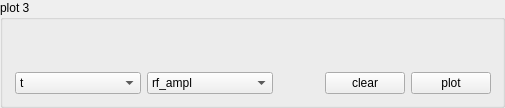
           <widget class="QGroupBox" name="groupBox_4">
            <property name="title">
             <string>plot 3</string>
            </property>
            <layout class="QVBoxLayout" name="verticalLayout_9">
             <item>
              <layout class="QGridLayout" name="gridLayout_5">
               <item row="2" column="1">
                <widget class="QComboBox" name="comboBox_plot_3_x">
                 <item>
                  <property name="text">
                   <string>t</string>
                  </property>
                 </item>
                 <item>
                  <property name="text">
                   <string>dc_el_1</string>
                  </property>
                 </item>
                 <item>
                  <property name="text">
                   <string>dc_el_2</string>
                  </property>
                 </item>
                 <item>
                  <property name="text">
                   <string>dc_el_3</string>
                  </property>
                 </item>
                 <item>
                  <property name="text">
                   <string>dc_el_4</string>
                  </property>
                 </item>
                 <item>
                  <property name="text">
                   <string>dc_el_5</string>
                  </property>
                 </item>
                 <item>
                  <property name="text">
                   <string>dc_el_6</string>
                  </property>
                 </item>
                 <item>
                  <property name="text">
                   <string>dc_el_7</string>
                  </property>
                 </item>
                 <item>
                  <property name="text">
                   <string>dc_el_8</string>
                  </property>
                 </item>
                 <item>
                  <property name="text">
                   <string>rf_ampl</string>
                  </property>
                 </item>
                 <item>
                  <property name="text">
                   <string>rf_freq</string>
                  </property>
                 </item>
                 <item>
                  <property name="text">
                   <string>i_oven</string>
                  </property>
                 </item>
                 <item>
                  <property name="text">
                   <string>i_egun</string>
                  </property>
                 </item>
                 <item>
                  <property name="text">
                   <string>u_egun_filament</string>
                  </property>
                 </item>
                 <item>
                  <property name="text">
                   <string>u_egun_wehnelt</string>
                  </property>
                 </item>
                 <item>
                  <property name="text">
                   <string>freq_313</string>
                  </property>
                 </item>
                 <item>
                  <property name="text">
                   <string>pressure</string>
                  </property>
                 </item>
                 <item>
                  <property name="text">
                   <string>cam_temp</string>
                  </property>
                 </item>
                 <item>
                  <property name="text">
                   <string>cam_exp</string>
                  </property>
                 </item>
                 <item>
                  <property name="text">
                   <string>cam_gain</string>
                  </property>
                 </item>
                 <item>
                  <property name="text">
                   <string>U_endc</string>
                  </property>
                 </item>
                 <item>
                  <property name="text">
                   <string>U_0</string>
                  </property>
                 </item>
                 <item>
                  <property name="text">
                   <string>freq_313_relative</string>
                  </property>
                 </item>
                </widget>
               </item>
               <item row="2" column="2">
                <widget class="QComboBox" name="comboBox_plot_3_y">
                 <property name="currentIndex">
                  <number>9</number>
                 </property>
                 <item>
                  <property name="text">
                   <string>t</string>
                  </property>
                 </item>
                 <item>
                  <property name="text">
                   <string>dc_el_1</string>
                  </property>
                 </item>
                 <item>
                  <property name="text">
                   <string>dc_el_2</string>
                  </property>
                 </item>
                 <item>
                  <property name="text">
                   <string>dc_el_3</string>
                  </property>
                 </item>
                 <item>
                  <property name="text">
                   <string>dc_el_4</string>
                  </property>
                 </item>
                 <item>
                  <property name="text">
                   <string>dc_el_5</string>
                  </property>
                 </item>
                 <item>
                  <property name="text">
                   <string>dc_el_6</string>
                  </property>
                 </item>
                 <item>
                  <property name="text">
                   <string>dc_el_7</string>
                  </property>
                 </item>
                 <item>
                  <property name="text">
                   <string>dc_el_8</string>
                  </property>
                 </item>
                 <item>
                  <property name="text">
                   <string>rf_ampl</string>
                  </property>
                 </item>
                 <item>
                  <property name="text">
                   <string>rf_freq</string>
                  </property>
                 </item>
                 <item>
                  <property name="text">
                   <string>i_oven</string>
                  </property>
                 </item>
                 <item>
                  <property name="text">
                   <string>i_egun</string>
                  </property>
                 </item>
                 <item>
                  <property name="text">
                   <string>u_egun_filament</string>
                  </property>
                 </item>
                 <item>
                  <property name="text">
                   <string>u_egun_wehnelt</string>
                  </property>
                 </item>
                 <item>
                  <property name="text">
                   <string>freq_313</string>
                  </property>
                 </item>
                 <item>
                  <property name="text">
                   <string>pressure</string>
                  </property>
                 </item>
                 <item>
                  <property name="text">
                   <string>cam_temp</string>
                  </property>
                 </item>
                 <item>
                  <property name="text">
                   <string>cam_exp</string>
                  </property>
                 </item>
                 <item>
                  <property name="text">
                   <string>cam_gain</string>
                  </property>
                 </item>
                 <item>
                  <property name="text">
                   <string>U_endc</string>
                  </property>
                 </item>
                 <item>
                  <property name="text">
                   <string>U_0</string>
                  </property>
                 </item>
                 <item>
                  <property name="text">
                   <string>freq_313_relative</string>
                  </property>
                 </item>
                </widget>
               </item>
               <item row="0" column="0">
                <spacer name="verticalSpacer_6">
                 <property name="orientation">
                  <enum>Qt::Vertical</enum>
                 </property>
                 <property name="sizeHint" stdset="0">
                  <size>
                   <width>1</width>
                   <height>40</height>
                  </size>
                 </property>
                </spacer>
               </item>
               <item row="1" column="2">
                <spacer name="horizontalSpacer_14">
                 <property name="orientation">
                  <enum>Qt::Horizontal</enum>
                 </property>
                 <property name="sizeHint" stdset="0">
                  <size>
                   <width>40</width>
                   <height>1</height>
                  </size>
                 </property>
                </spacer>
               </item>
               <item row="1" column="1">
                <spacer name="horizontalSpacer_15">
                 <property name="orientation">
                  <enum>Qt::Horizontal</enum>
                 </property>
                 <property name="sizeHint" stdset="0">
                  <size>
                   <width>40</width>
                   <height>1</height>
                  </size>
                 </property>
                </spacer>
               </item>
               <item row="1" column="3">
                <spacer name="horizontalSpacer_13">
                 <property name="orientation">
                  <enum>Qt::Horizontal</enum>
                 </property>
                 <property name="sizeHint" stdset="0">
                  <size>
                   <width>40</width>
                   <height>1</height>
                  </size>
                 </property>
                </spacer>
               </item>
               <item row="1" column="4">
                <spacer name="horizontalSpacer_12">
                 <property name="orientation">
                  <enum>Qt::Horizontal</enum>
                 </property>
                 <property name="sizeHint" stdset="0">
                  <size>
                   <width>40</width>
                   <height>1</height>
                  </size>
                 </property>
                </spacer>
               </item>
               <item row="1" column="5">
                <spacer name="horizontalSpacer_31">
                 <property name="orientation">
                  <enum>Qt::Horizontal</enum>
                 </property>
                 <property name="sizeHint" stdset="0">
                  <size>
                   <width>40</width>
                   <height>1</height>
                  </size>
                 </property>
                </spacer>
               </item>
               <item row="0" column="1" colspan="5">
                <layout class="QVBoxLayout" name="verticalLayout_mon_03"/>
               </item>
               <item row="2" column="5">
                <widget class="QPushButton" name="pushButton_plot_mon_03">
                 <property name="text">
                  <string>plot</string>
                 </property>
                </widget>
               </item>
               <item row="2" column="4">
                <widget class="QPushButton" name="pushButton_plot_mon_03_clear">
                 <property name="text">
                  <string>clear</string>
                 </property>
                </widget>
               </item>
              </layout>
             </item>
            </layout>
           </widget>
